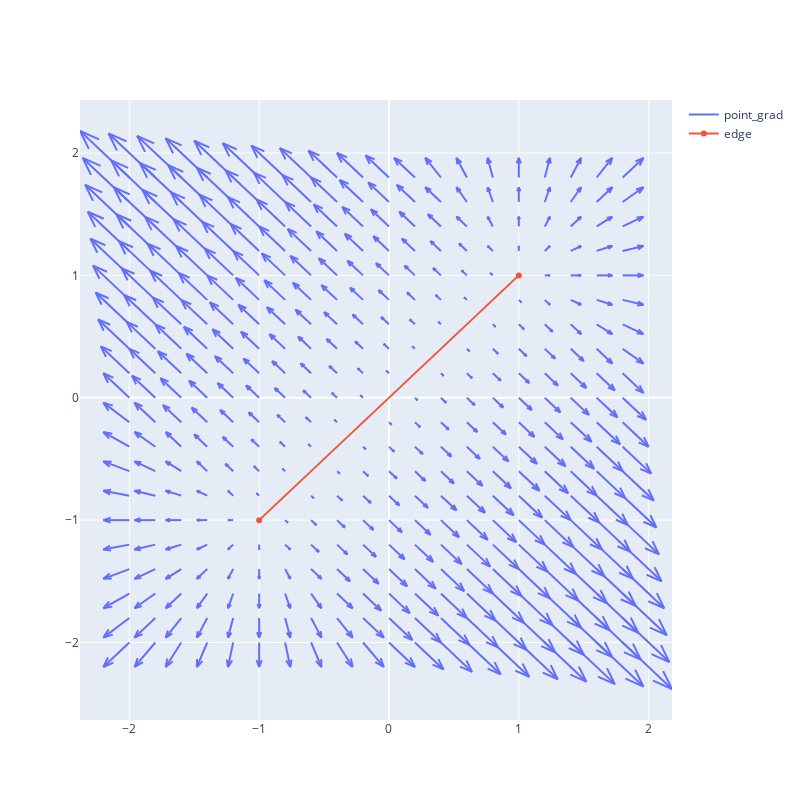
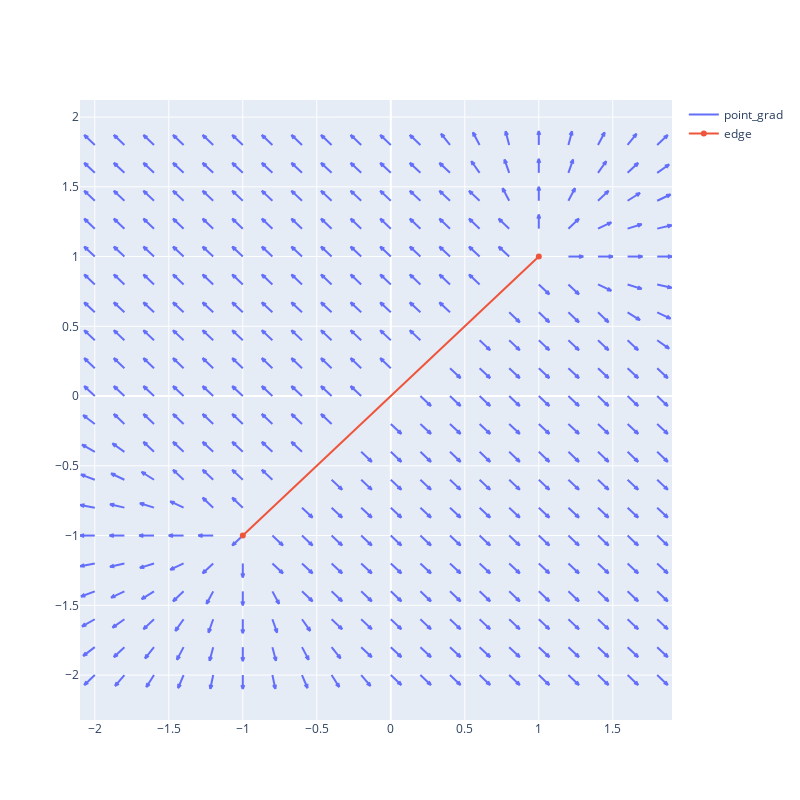

The notebook cell saved with these charts, in order:
### Code cell
e0 = numpy.array([-1, -1], dtype=float)
e1 = numpy.array([1, 1], dtype=float)
x, y = numpy.meshgrid(numpy.arange(-2, 2, .2), numpy.arange(-2, 2, .2))
u, v = numpy.empty(x.shape), numpy.empty(x.shape)
d = numpy.empty(x.shape)
for i in range(x.shape[0]):
    for j in range(x.shape[1]):
        grad = point_edge_distance_gradient(
            numpy.array([x[i, j], y[i, j]]), e0, e1)
        u[i, j] = grad[0]
        v[i, j] = grad[1]
        d[i, j] = numpy.sqrt(point_edge_distance(
            numpy.array([x[i, j], y[i, j]]), e0, e1))

fig = ff.create_quiver(x, y, u, v, name="point_grad")
fig.add_trace(go.Scatter(x=[e0[0], e1[0]], y=[e0[1], e1[1]], name="edge"))
fig.update_layout(width=800, height=800)
fig.show()
fig = ff.create_quiver(x, y, u/(2 * d), v / (2 * d), name="point_grad")
fig.add_trace(go.Scatter(x=[e0[0], e1[0]], y=[e0[1], e1[1]], name="edge"))
fig.update_layout(width=800, height=800)
fig.show()

### Figure 1 — Plotly figure (JSON) as saved in the notebook; plotly's stock layout.template omitted (floating-point values rounded to 4 significant figures; data arrays with more than 128 entries replaced by an {"elided": "..."} marker saying what was removed)
{"data": [{"mode": "lines", "name": "point_grad", "type": "scatter", "x": {"elided": "2800 float values"}, "y": {"elided": "2800 float values"}}, {"name": "edge", "type": "scatter", "x": [-1, 1], "y": [-1, 1]}], "layout": {"height": 800, "hovermode": "closest", "width": 800}}

### Figure 2 — Plotly figure (JSON) as saved in the notebook; plotly's stock layout.template omitted (floating-point values rounded to 4 significant figures; data arrays with more than 128 entries replaced by an {"elided": "..."} marker saying what was removed)
{"data": [{"mode": "lines", "name": "point_grad", "type": "scatter", "x": {"elided": "2800 float values"}, "y": {"elided": "2800 float values"}}, {"name": "edge", "type": "scatter", "x": [-1, 1], "y": [-1, 1]}], "layout": {"height": 800, "hovermode": "closest", "width": 800}}
